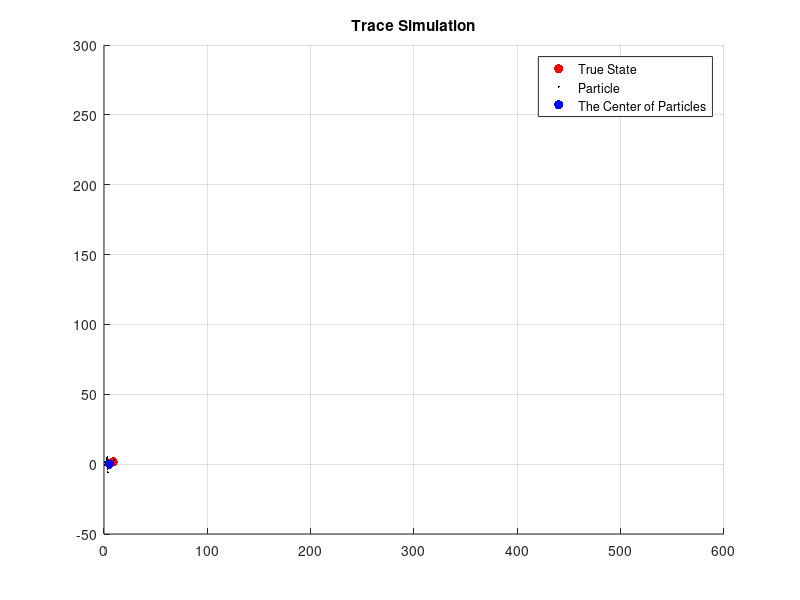
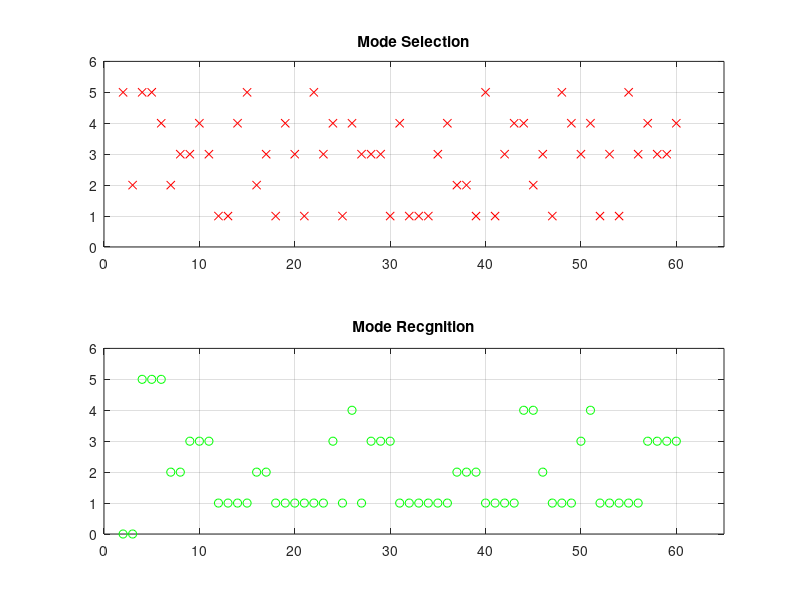

Write the MATLAB code that produced these figures, in order. (Note: a time limit stopped this script after it produced the figures.)
%%%%%%%%%%%%%%%%%%%%%%%%%%%%%%%%%%%%%%%%%%%%%%%%%%%%%%%%%%%%%%
%%%     Motion tracking framework based on fusion mode     %%%
%%%                                                        %%%
%%%     Version:2-dimensional                              %%%
%%%     Author:Tata                                        %%%
%%%     Last modified date:2020-12-16                      %%%
%%%%%%%%%%%%%%%%%%%%%%%%%%%%%%%%%%%%%%%%%%%%%%%%%%%%%%%%%%%%%%
clc;
close all;
%clear all;

numberOfExp=1  ;
EXP_frameacc=zeros(1,numberOfExp);
EXP_acc=zeros(1,numberOfExp);
% EXP_framedelay=zeros(1,numberOfExp);
% EXP_recdelay=zeros(1,numberOfExp);
EXP_time=zeros(1,numberOfExp);
EXP_improvement=zeros(1,numberOfExp);
err_BAR=zeros(59,numberOfExp);
for e=1:numberOfExp
close all;
N = 300;   %粒子总数
Q = 5;      %过程噪声
R = 5;      %测量噪声
T = 60;     %测量时间
theta = pi/T;       %旋转角度
distance = 4*80/T;    %每次走的距离
WorldSize = 100;    %世界大小
X = zeros(2, T);    %存储系统状态
Z = zeros(2, T);    %存储系统的观测状态
P = zeros(2, N);    %建立粒子群
PCenter = zeros(2, T);  %所有粒子的中心位置
w = zeros(N, 1);         %每个粒子的权重
err = zeros(1,T);     %误差
X(:, 1) = [5; 20];     %初始系统状态
%wgn（m,n,p）产生一个m行n列的高斯白噪声的矩阵，p以dBW为单位指定输出噪声的强度。
Z(:, 1) = [5; 20] + wgn(2, 1, 10*log10(R));    %初始系统的观测状态
M=[1 0 0 0;%模式矩阵
   1 0 1 0;
   0 1 1 0;
   1 0 0 1;
   0 1 0 1];
Mq = zeros(N,1);%传递模式索引
Mqu = zeros(N,T);%存储模式索引
MPro(:,1) = 0.2*ones(5,1);%模式权重
MNumber = length(MPro);%模式数量
MCum = cumsum(MPro);%模式权重累加
M_Probability=zeros(MNumber,T);
modeCorrect=0;
modeError=0;
timeOfAll=0;
outTime=0;%帧内输出时间
stageNumber=6;%定义阶段数

M_Pro_1=zeros(MNumber,T/stageNumber-1);
M_Pro_2=zeros(MNumber,T/stageNumber);
M_Pro_3=zeros(MNumber,T/stageNumber);
M_Pro_4=zeros(MNumber,T/stageNumber);
M_Pro_5=zeros(MNumber,T/stageNumber);
M_Pro_6=zeros(MNumber,T/stageNumber-1);

recSpaceSize=3;%定义识别帧基数
recSpace=zeros(recSpaceSize,1);%定义当前识别基
timeEachFrame=zeros(T,1);%存放每一帧耗时
recChange=zeros(stageNumber,1);%记录识别变更帧
timeDelay=zeros(stageNumber,1);%记录识别变更时延
tempRec=0;%识别变更栈
u=1;%用于recChange的循环赋值

recRight=0;%识别准确数
recCount=0;%识别帧数（未丢失）
recMiss=0;%识别丢失帧
recACC=0;%识别准确率

recRecord=zeros(T+10,1);
% modeInStage1=zeros(T/6,1);
% modeInStage2=zeros(T/6,1);
% modeInStage3=zeros(T/6,1);
% modeInStage4=zeros(T/6,1);
% modeInStage5=zeros(T/6,1);
% modeInStage6=zeros(T/6,1);
%初始化粒子群
for i = 1 : N
    P(:, i) = [WorldSize*rand; WorldSize*rand];%在worldSize区域内随机生成N个粒子
    dist = norm(P(:, i)-Z(:, 1));     %与测量位置相差的距离，用于估算该粒子的权重
    %由于上面已经随机生成了N个粒子，现在将其与真实的测量值z进行比较，越接近则权重越大，或者说差值越小权重越大
    %这里的权重计算是关于p(z/x)的分布，即观测方程的分布，假设观测噪声满足高斯分布，那么w（i）=p(z/x)
    w(i) = (1 / sqrt(R) / sqrt(2 * pi)) * exp(-(dist)^2 / 2 / R);   %求权重
end
PCenter(:, 1) = sum(P, 2) / N;      %所有粒子的几何中心位置

%%
err(1) = norm(X(:, 1) - PCenter(:, 1));     %粒子几何中心与系统真实状态的误差
% figure(1);
% %利用set(gca,'propertyname','propertyvalue'......)命令可以调整图形的坐标属性。
% %propertyname和property value分别为坐标属性名称（不区分字母大小写）及对应的属性值。
% set(gca,'FontSize',10);
% hold on%使当前及图形保持而不被刷新，准备接受此后将绘制的新曲线
% plot(X(1, 1), X(2, 1), 'r.', 'markersize',30)   %系统状态位置
% %axis[xmin,xmax,ymin,ymax]设定坐标范围，必须满足xmin<xmax，后面同理
% axis([0 100 0 100]);
% plot(P(1, :), P(2, :), 'kx', 'markersize',5);   %绘出各个粒子位置
% plot(PCenter(1, 1), PCenter(2, 1), 'b.', 'markersize',25); %所有粒子的几何中心位置
% %图形标注函数legend(string1,string2,string3...),在当前图中添加图例
%  
% legend('True State', 'Particles', 'The Center of Particles');
% %添加图形标题命令title('string'),在当前坐标系的顶部加一个文本串string,作为该图形的标题
% title('Initial State');
% %使当前轴及图形不再具备不被刷新的性质
% hold off

%%
%开始运动
for k = 2 : T

    %模拟一个弧线运动的状态

            for MIndex = 1:MNumber
               if rand <= MCum(MIndex)
                   m = MIndex;
                   break;
               end
            end
        randMode = M(m,:);
        X(1, k) = X(1, k) + distance * (randMode(1)*1.5+randMode(2)*(-1.5)) + wgn(1, 1, 10*log10(Q));
        X(2, k) = X(2, k) + distance * (randMode(3)*1.5+randMode(4)*(-1.5)) + wgn(1, 1, 10*log10(Q));
        Z(:, k) = X(:, k) + wgn(2, 1, 10*log10(R));
    %wgn（m,n,p）产生一个m行n列的高斯白噪声的矩阵，p以dBW为单位指定输出噪声的强度。
%     X(:, k) = X(:, k-1) + distance * [(-cos(k * theta)); sin(k * theta)] + wgn(2, 1, 10*log10(Q));     %状态方程
%     Z(:, k) = X(:, k) + wgn(2, 1, 10*log10(R));     %观测方程 
%     if k<=round(T/stageNumber)
%         X(1, k) = X(1, k-1) + distance * 1.5 + wgn(1, 1, 10*log10(Q));     %状态方程
%         X(2, k) = X(2, k-1) + distance * 0 + wgn(1, 1, 10*log10(Q));
%         Z(:, k) = X(:, k) + wgn(2, 1, 10*log10(R));     %观测方程    
%     elseif (round(T/stageNumber)<k) && (k<=round(2*T/stageNumber))
%         X(1, k) = X(1, k-1) + distance *  1.5 + wgn(1, 1, 10*log10(Q));     %状态方程
%         X(2, k) = X(2, k-1) + distance * 1.5 + wgn(1, 1, 10*log10(Q));
%         Z(:, k) = X(:, k) + wgn(2, 1, 10*log10(R));     %观测方程 
%     elseif (round(2*T/stageNumber)<k) && (k<=round(3*T/stageNumber))
%         X(1, k) = X(1, k-1) + distance *  1.5 + wgn(1, 1, 10*log10(Q));     %状态方程
%         X(2, k) = X(2, k-1) + distance * -1.5 + wgn(1, 1, 10*log10(Q));
%         Z(:, k) = X(:, k) + wgn(2, 1, 10*log10(R));     %观测方程 
%     elseif (round(3*T/stageNumber)<k) && (k<=round(4*T/stageNumber))
%         X(1, k) = X(1, k-1) + distance * 1.5 + wgn(1, 1, 10*log10(Q));     %状态方程
%         X(2, k) = X(2, k-1) + distance * 0 + wgn(1, 1, 10*log10(Q));
%         Z(:, k) = X(:, k) + wgn(2, 1, 10*log10(R));     %观测方程
%     elseif (round(4*T/stageNumber)<k) && (k<=round(5*T/stageNumber))
%         X(1, k) = X(1, k-1) + distance *  1.5 + wgn(1, 1, 10*log10(Q));     %状态方程
%         X(2, k) = X(2, k-1) + distance * -1.5 + wgn(1, 1, 10*log10(Q));
%         Z(:, k) = X(:, k) + wgn(2, 1, 10*log10(R));     %观测方程 
%     else
%         X(1, k) = X(1, k-1) + distance *  1.5 + wgn(1, 1, 10*log10(Q));     %状态方程
%         X(2, k) = X(2, k-1) + distance * 1.5 + wgn(1, 1, 10*log10(Q));
%         Z(:, k) = X(:, k) + wgn(2, 1, 10*log10(R));     %观测方程
%     end

    %粒子滤波
    tic;
    %预测
    for i = 1 : N
        %将之前生成的粒子带入到状态方程，进行下一步状态的预测
%         P(:, i) = P(:, i) + distance * [-cos(k * theta); sin(k * theta)] + wgn(2, 1, 10*log10(Q));
       RanNumber = rand;
            for MIndex = 1:MNumber
               if RanNumber <= MCum(MIndex)
                   Mq(i) = MIndex;
                   break;
               end
            end
        thisMode = M(Mq(i),:);
        P(1, i) = P(1, i) + distance * (thisMode(1)*1.5+thisMode(2)*(-1.5)) + wgn(1, 1, 10*log10(Q));
        P(2, i) = P(2, i) + distance * (thisMode(3)*1.5+thisMode(4)*(-1.5)) + wgn(1, 1, 10*log10(Q));
        dist = norm(P(:, i)-Z(:, k));     %与测量位置相差的距离，用于估算该粒子的权重
        %由于上面已经随机生成了N个粒子，现在将其与真实的测量值z进行比较，越接近则权重越大，或者说差值越小权重越大
        %这里的权重计算是关于p(z/x)的分布，即观测方程的分布，假设观测噪声满足高斯分布，那么w（i）=p(z/x)
        w(i) = (1 / sqrt(R) / sqrt(2 * pi)) * exp(-(dist)^2 / 2 / R);   %求权重
    end
%归一化权重
    wsum = sum(w);
    for i = 1 : N
        w(i) = w(i) / wsum;
    end

    %重采样（更新）
    for i = 1 : N
        wmax = 2 * max(w) * rand;  %另一种重采样规则,获取权重当中的最大值与均匀分布在0-1之间数的乘积再乘以2作为后面判断选出大权重粒子的依据
        %randi()函数生成均匀分布的伪随机整数，范围为imin--imax，如果没指定imin，则默认为1
        %r = randi([imin,imax],...)返回一个在[imin,imax]范围内的伪随机整数
        index = randi(N, 1);
        %在这里随机产生N个粒子当中的某个粒子，然后选择该粒子的权值，判断是否是大的粒子权重，是的话就把该粒子选出来
        while(wmax > w(index))
            %使vmax递减，不然的话单个粒子的权重是不可能大于vmax的值的
            wmax = wmax - w(index);
            index = index + 1;
            %如果从某个随机的粒子开始找，没找到从该粒子开始到最后的粒子权值总和大于vmax，那么就重新从第一个粒子开始查找
            if index > N
                index = 1;
            end          
        end
        P(:, i) = P(:, index);     %从上面的index中得到新粒子
        Mq(i) = Mq(index); %选出粒子对应的模式索引
    end
    
    table = tabulate(Mq);
    [maxCount,idx] = max(table(:,2));
    bestMode=table(idx);
    

%     timeOfAll=toc+timeOfAll;
%     timeEachFrame(k)=toc;
    
    Mqu(:,k)=Mq;
    MPro(1,1)=length(find(Mq==1));
    MPro(2,1)=length(find(Mq==2));
    MPro(3,1)=length(find(Mq==3));
    MPro(4,1)=length(find(Mq==4));
    MPro(5,1)=length(find(Mq==5));
    MPro = MPro/sum(MPro);
    M_Probability(:,k-1)=MPro;
    for i=1:MNumber
       if MPro(i) < 0.05
          MPro= 0.2*ones(5,1);
       end
    end
    MCum = cumsum(MPro);
    

    %sum(X,2)表示把X按行求和;如果是sum(X),那就是按列求和
    PCenter(:, k) = sum(P, 2) / N;      %所有粒子的几何中心位置

    %计算误差
    err(k) = norm(X(:, k) - PCenter(:, k));     %粒子几何中心与系统真实状态的误差
    
    
    %统计模式准确帧
    if (k<=round(T/stageNumber)) && (bestMode==1)
        modeCorrect=modeCorrect+1;
    elseif (round(T/stageNumber)<k) && (k<=round(2*T/stageNumber)) && (bestMode==2)
        modeCorrect=modeCorrect+1;
    elseif (round(2*T/stageNumber)<k) && (k<=round(3*T/stageNumber)) && (bestMode==4)
        modeCorrect=modeCorrect+1;
    elseif (round(3*T/stageNumber)<k) && (k<=round(4*T/stageNumber)) && (bestMode==1)
        modeCorrect=modeCorrect+1;
    elseif (round(4*T/stageNumber)<k) && (k<=round(5*T/stageNumber)) && (bestMode==4)
        modeCorrect=modeCorrect+1;
    elseif (round(5*T/stageNumber)<k) && (k<=round(6*T/stageNumber)) && (bestMode==2)
        modeCorrect=modeCorrect+1;
    else
        modeError=modeError+1;
    end
    
    %每T/3帧效果
%     if k<=round(T/6)
%         modeInStage1(k)=bestMode;
%     elseif (round(T/6)<k) && (k<=round(2*T/6))
%         modeInStage2(k-round(T/6))=bestMode;
%     elseif (round(2*T/6)<k) && (k<=round(3*T/6))
%         modeInStage3(k-round(2*T/6))=bestMode;
%     elseif (round(3*T/6)<k) && (k<=round(4*T/6))
%         modeInStage4(k-round(3*T/6))=bestMode;
%     elseif (round(4*T/6)<k) && (k<=round(5*T/6))
%         modeInStage5(k-round(4*T/6))=bestMode;
%     else
%         modeInStage6(k-round(5*T/6))=bestMode;
%     end
    if k<(recSpaceSize+1)
        recSpace(k)=bestMode;
    else
        for p=1:recSpaceSize-1
            recSpace(p)=recSpace(p+1);
        end
        recSpace(recSpaceSize)=bestMode;
    end
    tableNow=tabulate(recSpace);
    [maxCountNow,idxNow] = max(tableNow(:,2));
    recNow=tableNow(idxNow);
    
    timeOfAll=toc+timeOfAll;
    timeEachFrame(k)=toc;
    %%
    %记录模式变更帧
    if recNow~=tempRec
        recChange(u)=k;
        u=u+1;
        tempRec=recNow;
    end
    %%
    
    %%%统计识别帧数（未丢失帧）
    if recNow~=0
       recCount=recCount+1;
    else
        recMiss=recMiss+1;
    end
    %%%统计识别准确帧
%     if (k<=round(T/6)) && (recNow==1) 
%         recRight=recRight+1;
%     elseif (round(T/stageNumber)<k) && (k<=round(2*T/stageNumber)) && (recNow==2)
%         recRight=recRight+1;
%     elseif (round(2*T/stageNumber)<k) && (k<=round(3*T/stageNumber)) && (recNow==4)
%         recRight=recRight+1;
%     elseif (round(3*T/stageNumber)<k) && (k<=round(4*T/stageNumber)) && (recNow==1)
%         recRight=recRight+1;
%     elseif (round(4*T/stageNumber)<k) && (k<=round(5*T/stageNumber)) && (recNow==4)
%         recRight=recRight+1;
%     elseif (round(4*T/stageNumber)<k) && (k<=round(5*T/stageNumber)) && (recNow==2)
%         recRight=recRight+1;
%     end
    %记录识别结果
    recRecord(k)=recNow;
    %%
    figure(2)
    set(gca,'FontSize',12);
    set(gcf,'position',[50 400 450 400]);
    %clf; 用来清除图形的命令。一般在画图之前用
    clf;
    title('Trace Simulation');
    hold on
    plot(X(1, k), X(2, k), 'r.', 'markersize',20);  %系统状态位置
    grid on;
    axis([0 600 -50 300]);
    plot(P(1, :), P(2, :), 'k.', 'markersize',5);   %各个粒子位置
    plot(PCenter(1, k), PCenter(2, k), 'b.', 'markersize',20); %所有粒子的中心位置
    legend('True State', 'Particle', 'The Center of Particles');
    hold off
    %pause(0.1);
    figure(3);
    set(gcf,'position',[515 400 450 400]);
    %hold on;
    
    subplot(211);plot(k,bestMode,'rx');hold on;grid on;title('Mode Selection');
    axis([0 T+5 0 MNumber+1]);
    subplot(212);plot(k,recNow,'go');hold on;grid on;title('Mode Recgnition');
    axis([0 T+5 0 MNumber+1]);
    
    drawnow;
end
%%
%统计识别准确帧
for n=1:T
    if (n<=round(T/stageNumber)+recMiss) && (recRecord(n)==1) 
        recRight=recRight+1;
    elseif (round(T/stageNumber)+recMiss<n) && (n<=round(2*T/stageNumber)+recMiss) && (recRecord(n)==2)
        recRight=recRight+1;
    elseif (round(2*T/stageNumber)+recMiss<n) && (n<=round(3*T/stageNumber)+recMiss) && (recRecord(n)==4)
        recRight=recRight+1;
    elseif (round(3*T/stageNumber)+recMiss<n) && (n<=round(4*T/stageNumber)+recMiss) && (recRecord(n)==1)
        recRight=recRight+1;
    elseif (round(4*T/stageNumber)+recMiss<n) && (n<=round(5*T/stageNumber)+recMiss) && (recRecord(n)==4)
        recRight=recRight+1;
    elseif (round(5*T/stageNumber)+recMiss<n) && (n<=round(6*T/stageNumber)+recMiss) && (recRecord(n)==2)
        recRight=recRight+1;
    end
end

%%
%识别准确率计算
recACC=recRight/recCount;



%%
%%统计几次识别延时
for i=1:recChange(1)
    timeDelay(1)=timeDelay(1)+timeEachFrame(i);
end
for i=10:recChange(2)
    timeDelay(2)=timeDelay(2)+timeEachFrame(i);
end
for i=20:recChange(3)
    timeDelay(3)=timeDelay(3)+timeEachFrame(i);
end
for i=30:recChange(4)
    timeDelay(4)=timeDelay(4)+timeEachFrame(i);
end
for i=40:recChange(5)
    timeDelay(5)=timeDelay(5)+timeEachFrame(i);
end
for i=50:recChange(6)
    timeDelay(6)=timeDelay(6)+timeEachFrame(i);
end

%%
%统计各阶段最多的模式
% table1 = tabulate(modeInStage1);
% [maxCount1,idx1] = max(table1(:,2));
% firRec=table1(idx1);
% 
% table2 = tabulate(modeInStage2);
% [maxCount2,idx2] = max(table2(:,2));
% secRec=table2(idx2);
% 
% table3 = tabulate(modeInStage3);
% [maxCount3,idx3] = max(table3(:,2));
% thiRec=table3(idx3);
% 
% table4 = tabulate(modeInStage4);
% [maxCount4,idx4] = max(table4(:,2));
% fouRec=table4(idx4);
% 
% table5 = tabulate(modeInStage5);
% [maxCount5,idx5] = max(table5(:,2));
% fifRec=table5(idx5);
% 
% table6 = tabulate(modeInStage6);
% [maxCount6,idx6] = max(table6(:,2));
% sixRec=table6(idx6);
%%
figure(4);
set(gca,'FontSize',12);
plot(X(1,:), X(2,:), 'r', Z(1,:), Z(2,:), 'g', PCenter(1,:), PCenter(2,:), 'b-');
grid on;
%axis([0 250 -50 200]);
legend('True State', 'Measurement', 'Particle Filter');
xlabel('x', 'FontSize', 20); ylabel('y', 'FontSize', 20);

%%
figure(5);
set(gca,'FontSize',12);
plot(err,'.-');
xlabel('t', 'FontSize', 20);
title('The err');

%
% fprintf('The accuracy of mode recognition in each frame is:%.4f\n',modeCorrect/T);
% fprintf('The recognition delay of each frame is:%.4f\n',timeOfAll/T);
% fprintf('The mean time delay of recognition is:%.4f\n',sum(timeDelay)/stageNumber);
% fprintf('The accuracy of recognition is:%.4f\n',recACC);
% fprintf('The improvement degree is:%.4f\n',recACC-(modeCorrect/T));
meanDelay=sum(timeDelay)/stageNumber;
% fprintf('The mean time delay of reconition is:%.4f\n',meanDelay);

% 
M_Pro_1=M_Probability(:,2:10);
M_Pro_2=M_Probability(:,11:20);
M_Pro_3=M_Probability(:,21:30);
M_Pro_4=M_Probability(:,31:40);
M_Pro_5=M_Probability(:,41:50);
M_Pro_6=M_Probability(:,51:59);
%
mean_Pro_1=mean(M_Pro_1,2);
mean_Pro_2=mean(M_Pro_2,2);
mean_Pro_3=mean(M_Pro_3,2);
mean_Pro_4=mean(M_Pro_4,2);
mean_Pro_5=mean(M_Pro_5,2);
mean_Pro_6=mean(M_Pro_6,2);


EXP_frameacc(e)=modeCorrect/T;
EXP_acc(e)=recACC;
EXP_improvement(e)=EXP_acc(e)-EXP_frameacc(e);
EXP_time(e)=meanDelay;
EXP_framedelay(e)=timeOfAll/T;
EXP_recdelay(e)=sum(timeDelay)/stageNumber;

err_BAR(:,e)=err(2:60);
% fprintf('The mean error of tracking is:%.4f\n',mean(err_BAR(:,e)));

e


end

% meanEXP_frameacc=mean(EXP_frameacc);
% meanEXP_acc=mean(EXP_acc);
% meanEXP_improvement=mean(EXP_improvement);
% meanEXP_meanDelay=mean(EXP_time);
% meanEXP_meanError=mean(err_BAR(:));
% % meanEXP_framedelay=mean(EXP_framedelay);
% % meanEXP_recdelay=mean(EXP_recdelay);
% fprintf('The mean frame accuracy in 100 times experiment is:%.4f\n',meanEXP_frameacc);
% fprintf('The mean accuracy of recognition in 100 times experiment is:%.4f\n',meanEXP_acc);
% fprintf('The mean improvement degree in 100 times experiment is:%.4f\n',meanEXP_improvement);
% fprintf('The mean recognition delay in 100 times experiment is:%.4f\n',meanEXP_meanDelay);
% fprintf('The mean tracking error in 100 times experiment is:%.4f\n',meanEXP_meanError);
% % fprintf('The mean frame delay in 50 times experiment is:%.4f\n',meanEXP_framedelay);
% % fprintf('The mean recognition delay in 50 times experiment is:%.4f\n',meanEXP_recdelay);
% figure(6);
% plot(1:numberOfExp,EXP_frameacc,'bo');
% xlabel('Experiment');ylabel('Mean frame accuracy');
% title('Mean Frame accuracy in 100 Experiments');
% figure(7);
% plot(1:numberOfExp,EXP_acc,'b+');
% xlabel('Experiment');ylabel('Mean accuracy of recognition');
% title('Mean accuracy of Recognition in 100 Experiments');
% figure(8);
% plot(1:numberOfExp,EXP_time,'bd');
% xlabel('Experiment');ylabel('Mean frame delay');
